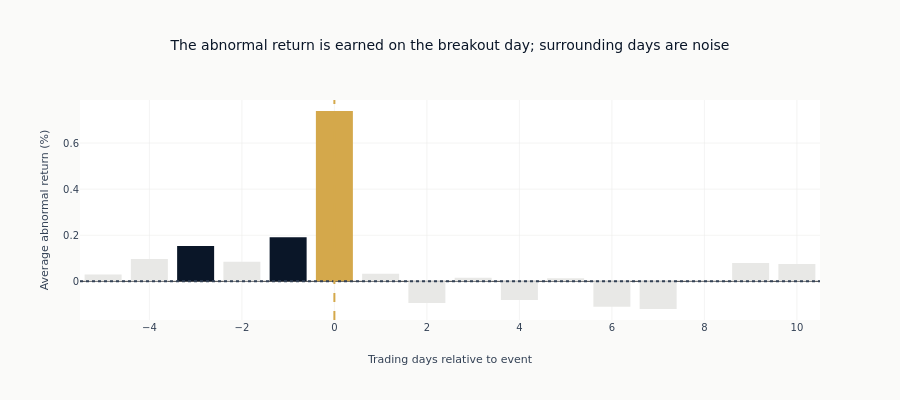

Notebook cell for this chart:
### Markdown cell above
### Daily abnormal returns

Decomposing the CAAR into its per-day contributions shows *where* the abnormal
return is earned. Bars significant at the 5% level (|t| > 1.96) are drawn in the
primary color; insignificant days are muted; the event day is highlighted.

### Code cell
if len(result["daily_aar"]) > 0:
    daily_aar = result["daily_aar"]

    days = daily_aar["day"].to_list()
    aar_pct = (daily_aar["aar"] * 100).to_list()
    t_stats = daily_aar["t_stat"].to_list()

    # Color by significance; highlight the event day
    bar_colors = [
        COLORS["amber"] if d == 0 else (COLORS["blue"] if abs(t) > 1.96 else COLORS["silver_muted"])
        for d, t in zip(days, t_stats, strict=True)
    ]

    fig = go.Figure()
    fig.add_trace(go.Bar(x=days, y=aar_pct, marker_color=bar_colors, name="AAR"))
    fig.add_hline(y=0, line_dash="dot", line_color=COLORS["neutral"])
    fig.add_vline(x=0, line_dash="dash", line_color=COLORS["amber"])

    fig.update_layout(
        title="The abnormal return is earned on the breakout day; surrounding days are noise",
        xaxis_title="Trading days relative to event",
        yaxis_title="Average abnormal return (%)",
        height=400,
    )

    fig.show()

### Figure 1 — Plotly figure (JSON) as saved in the notebook; plotly's stock layout.template omitted (floating-point values rounded to 4 significant figures)
{"data": [{"marker": {"color": ["#e8e8e6", "#e8e8e6", "#0a1628", "#e8e8e6", "#0a1628", "#D4A84B", "#e8e8e6", "#e8e8e6", "#e8e8e6", "#e8e8e6", "#e8e8e6", "#e8e8e6", "#e8e8e6", "#e8e8e6", "#e8e8e6", "#e8e8e6"]}, "name": "AAR", "type": "bar", "x": [-5, -4, -3, -2, -1, 0, 1, 2, 3, 4, 5, 6, 7, 8, 9, 10], "y": [0.02956, 0.09737, 0.153, 0.08486, 0.1909, 0.739, 0.03327, -0.09424, 0.01519, -0.08032, 0.01309, -0.1096, -0.1198, 0.001151, 0.08012, 0.07543]}], "layout": {"height": 400, "shapes": [{"line": {"color": "#334155", "dash": "dot"}, "type": "line", "x0": 0, "x1": 1, "xref": "x domain", "y0": 0, "y1": 0, "yref": "y"}, {"line": {"color": "#D4A84B", "dash": "dash"}, "type": "line", "x0": 0, "x1": 0, "xref": "x", "y0": 0, "y1": 1, "yref": "y domain"}], "title": {"text": "The abnormal return is earned on the breakout day; surrounding days are noise"}, "xaxis": {"title": {"text": "Trading days relative to event"}}, "yaxis": {"title": {"text": "Average abnormal return (%)"}}}}
